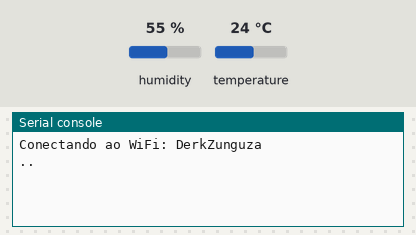
Bench run of a program on a simulated ESP32 board running MicroPython. Parts: the last lines printed to the serial console. The inputs (shaded band) are chosen by the test bench; at power-on: humidity 55 %, temperature 24 °C. WiFi joins after 1.5 s; the clock reads 2024-03-15 10:24:30 at power-on unless the program sets it; web requests get an empty 200 reply after 0.4 s; library files of the repository ran but are not shown: 1 file(s).

Above: at 1.2 s.
1.3 s: humidity set to 22 %
At 3.2 s:
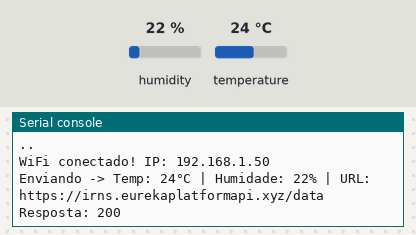
10.6 s: temperature set to 12 °C
At 12.7 s:
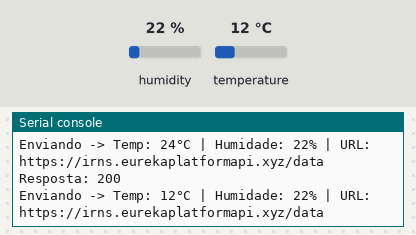
19.9 s: humidity set to 40 %
At 24.4 s:
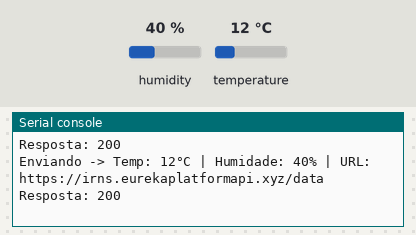

Measured:
- after the input at 1.3 s, the serial console: prints a new line after 0.72 s (image 1)
- after the input at 10.6 s, the serial console: prints a new line after 1.8 s (image 2)
- after the input at 19.9 s, the serial console: prints a new line after 3.0 s (image 3)

The program:

main.py
```python
import network
import urequests
import dht
import machine
import time

# ── Configurações ──────────────────────────────────────────────
SSID       = "DerkZunguza"
PASSWORD   = "3.141592"
SERVER_URL = "https://irns.eurekaplatformapi.xyz/data"
DEVICE_ID  = "esp32-s3-001"
DHT_PIN    = 4                     # GPIO onde está o DATA do DHT11
INTERVAL   = 10                    # segundos entre leituras
# ───────────────────────────────────────────────────────────────

sensor = dht.DHT11(machine.Pin(DHT_PIN))
wlan   = network.WLAN(network.STA_IF)


def connect_wifi():
    wlan.active(True)
    if wlan.isconnected():
        return
    print("Conectando ao WiFi:", SSID)
    wlan.connect(SSID, PASSWORD)
    timeout = 15
    while not wlan.isconnected() and timeout > 0:
        print(".", end="")
        time.sleep(1)
        timeout -= 1
    if wlan.isconnected():
        print("\nWiFi conectado! IP:", wlan.ifconfig()[0])
    else:
        print("\nFalha ao conectar. Tentando de novo em 5s...")
        time.sleep(5)


def get_timestamp():
    t = time.localtime()
    return "{:04d}-{:02d}-{:02d}T{:02d}:{:02d}:{:02d}".format(
        t[0], t[1], t[2], t[3], t[4], t[5]
    )


def read_and_send():
    try:
        sensor.measure()
        temperature = sensor.temperature()
        humidity    = sensor.humidity()
    except Exception as e:
        print("Erro ao ler DHT11:", e)
        return

    payload = {
        "device_id":   DEVICE_ID,
        "temperature": temperature,
        "humidity":    humidity,
        "timestamp":   get_timestamp()
    }

    print("Enviando -> Temp: {}°C | Humidade: {}% | URL: {}".format(
        temperature, humidity, SERVER_URL))

    try:
        response = urequests.post(
            SERVER_URL,
            json=payload,
            headers={"Content-Type": "application/json"}
        )
        print("Resposta:", response.status_code)
        response.close()
    except Exception as e:
        print("Erro ao enviar dados:", e)


# ── Loop principal ─────────────────────────────────────────────
while True:
    if not wlan.isconnected():
        connect_wifi()

    if wlan.isconnected():
        read_and_send()

    time.sleep(INTERVAL)
```
